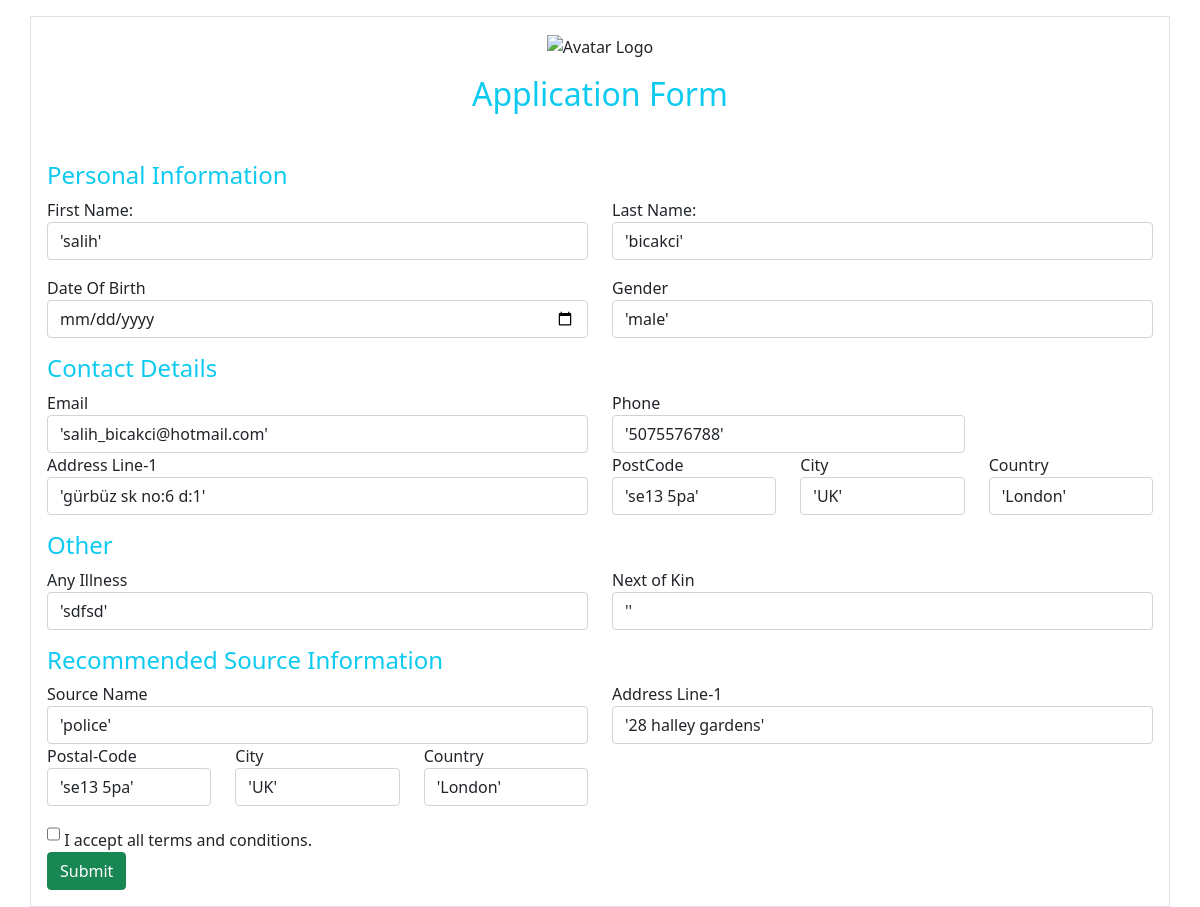
The app's page /applicationForm.php?id=3 (signed in) with its own data.
### tables this page shows
CREATE TABLE `Users` (
  `id` int(11) NOT NULL AUTO_INCREMENT COMMENT 'Primary Key',
  `name` varchar(255) DEFAULT NULL,
  `surname` varchar(255) DEFAULT NULL,
  `photo` blob,
  `roleId` int(11) DEFAULT NULL,
  `create_time` datetime DEFAULT NULL COMMENT 'Create Time',
  `password` varchar(255) DEFAULT NULL,
  `username` varchar(255) NOT NULL,
  PRIMARY KEY (`id`)
);

CREATE TABLE `Applications` (
  `id` int(11) NOT NULL AUTO_INCREMENT COMMENT 'Primary Key',
  `userId` int(11) DEFAULT NULL,
  `birthdate` datetime DEFAULT NULL,
  `genderId` int(11) DEFAULT NULL,
  `contactPhone` varchar(15) DEFAULT NULL,
  `contactEmail` varchar(50) DEFAULT NULL,
  `contactAddress` varchar(250) DEFAULT NULL,
  `contactPostCode` varchar(50) DEFAULT NULL,
  `contactCityId` int(11) DEFAULT NULL,
  `contactCountyId` int(11) DEFAULT NULL,
  `otherIllness` varchar(250) DEFAULT NULL,
  `otherNextofKin` varchar(250) DEFAULT NULL,
  `recSourceId` int(11) DEFAULT NULL,
  `recAddress` varchar(250) DEFAULT NULL,
  `recPostCode` varchar(50) DEFAULT NULL,
  `recCityId` int(11) DEFAULT NULL,
  `recCountyId` int(11) DEFAULT NULL,
  `create_time` datetime DEFAULT NULL COMMENT 'Create Time',
  PRIMARY KEY (`id`)
);

### applicationForm.php (the view, shortened to what this page needs)
<?php
	include 'connection.php';
  $id = 0;
  if( isset( $_GET['id']) )
  {
      $id= $_GET['id'];
  }
  $userId=$_SESSION['userId'];
  $sql = "SELECT * from Users u  WHERE u.Id=$userId";
  $result = mysqli_query($con, $sql);
  $row = mysqli_fetch_array($result, MYSQLI_ASSOC);
  $sql1 = "SELECT a.* from Users u  inner JOIN Applications a on u.id=a.userId  WHERE a.Id=$id";
  $result1 = mysqli_query($con, $sql1);
  $row1 = mysqli_fetch_array($result1, MYSQLI_ASSOC);
?>
<!doctype html>
<html lang="en">
  <head>
    <link href="https://cdn.jsdelivr.net/npm/bootstrap@5.0.2/dist/css/bootstrap.min.css" rel="stylesheet">
  </head>
  <body>
    <div class="container mt-3 border p-3">
    <form name="Nameform" action="applicationCrud.php" method="post">
          <div class="row jumbotron box8">
            <div class="col-sm-12 mx-t3 mb-4">
              <div class="row" style="display: block;text-align: center;">
             <img src="images/logo1.png" style="width: 100px;" alt="Avatar Logo" ></div>
              <h2 class="text-center text-info mt-3">Application Form</h2>
            </div>
            <h4 class="text-info mt-3">Personal Information</h4>
            <div class="col-sm-6 form-group">
              <label for="name-f">First Name:</label>
              <label class="form-control"><?php echo ($row['name']??"") ?></label>
            </div>
            <div class="col-sm-6 form-group">
              <label for="name-l">Last Name:</label>
              <label class="form-control"><?php echo ($row['surname']??"") ?></label>
            </div>
            <div class="col-sm-6 form-group mt-3">
              <label for="Date">Date Of Birth</label>
              <input type="date" name="birthdate" class="form-control" id="Date" value="<?php echo date('Y-m-d',strtotime($row1['birthdate']??"")) ?>"  required>
            </div>
            <div class="col-sm-6 form-group mt-3">
              <label for="sex">Gender</label>
              <?php
                    $result = $con->query("select id, name from Gender");
                    echo "<select  name='genderId' class='form-control'><option value=-1 selected>select</option>";
                    $gid=!isset($row1['genderId']) ? 0 : $row1['genderId'];
                    while ($row = $result->fetch_assoc()) {
                      $id = $row['id'];
                      $name = $row['name'];
                      $slct=$gid==$id? "selected":"";
                      echo '<option value="'.htmlspecialchars($id).'"  '.htmlspecialchars($slct).'>'.htmlspecialchars($name).'</option>';
                    }
                    echo "</select>";
              ?>
            </div>
            <h4 class="text-info mt-3">Contact Details</h4>
            <div class="col-sm-6 form-group">
              <label for="email">Email</label>
              <input type="email" class="form-control" name="contactEmail" id="email" value="<?php echo ($row1['contactEmail']??"") ?>" >
            </div>
            <div class="col-sm-4 form-group">
              <label for="tel">Phone</label>
              <input type="tel" name="contactPhone" class="form-control" id="tel" value="<?php echo ($row1['contactPhone']??"") ?>">
            </div>
            <div class="col-sm-6 form-group">
              <label for="address-1">Address Line-1</label>
              <input type="address" class="form-control" name="contactAddress" id="address-1" placeholder="Locality/House/Street no." required value="<?php echo ($row1['contactAddress']??"") ?>">
            </div>
            <div class="col-sm-2 form-group">
              <label for="zip">PostCode</label>
              <input type="zip" class="form-control" name="contactPostCode" id="zip" value="<?php echo ($row1['contactPostCode']??"") ?>">
            </div>
            <div class="col-sm-2 form-group">
              <label for="State">City</label>
              <?php
                    $result = $con->query("select id, name from Cities");
                    echo "<select  name='contactCityId' class='form-control'><option value=-1 selected>select</option>";
                    $gid=!isset($row1['contactCityId']) ? 0 : $row1['contactCityId'];
                    while ($row = $result->fetch_assoc()) {
                      $id = $row['id'];
                      $name = $row['name'];
                      $slct=$gid==$id? "selected":"";
                      echo '<option value="'.htmlspecialchars($id).'"  '.htmlspecialchars($slct).'>'.htmlspecialchars($name).'</option>';
                    }
                    echo "</select>";
              ?>
            </div>
            <div class="col-sm-2 form-group">
              <label for="Country">Country</label>
              <?php
                    $result = $con->query("select id, name from Counties");
                    echo "<select name='contactCountyId' class='form-control'><option value=-1 selected>select</option>";
                    $gid=!isset($row1['contactCountyId']) ? 0 : $row1['contactCountyId'];
                    while ($row = $result->fetch_assoc()) {
                      $id = $row['id'];
                      $name = $row['name'];
                      $slct=$gid==$id? "selected":"";
                      echo '<option value="'.htmlspecialchars($id).'"  '.htmlspecialchars($slct).'>'.htmlspecialchars($name).'</option>';
                    }
                    echo "</select>";
              ?>
            </div>
            <h4 class="text-info mt-3">Other</h4>
            <div class="col-sm-6 form-group">
              <label for="pass">Any Illness</label>
              <input type="Text" name="otherIllness" class="form-control" id="illness" value="<?php echo ($row1['otherIllness']??"") ?>">
            </div>
            <div class="col-sm-6 form-group">
              <label for="pass2">Next of Kin</label>
              <input type="Text" name="otherNextOfKin" class="form-control" id="nextOFKin" value="<?php echo ($row1['otherNextofKin']??"") ?>">
            </div>
            <h4 class="text-info mt-3">Recommended Source Information</h4>
            <div class="col-sm-6 form-group">
              <label for="pass">Source Name</label>
              <?php
                    $result = $con->query("select id, name from Sources");
                    echo "<select name='recSourceId' class='form-control'><option value=-1 selected>select</option>";
                    $gid=!isset($row1['recSourceId']) ? 0 : $row1['recSourceId'];
                    while ($row = $result->fetch_assoc()) {
                      $id = $row['id'];
                      $name = $row['name'];
                      $slct=$gid==$id? "selected":"";
                      echo '<option value="'.htmlspecialchars($id).'"  '.htmlspecialchars($slct).'>'.htmlspecialchars($name).'</option>';
                    }
                    echo "</select>";
              ?>
            </div>
            <div class="col-sm-6 form-group">
              <label for="address-1">Address Line-1</label>
              <input type="address" class="form-control" name="recAddress" id="address-1" placeholder="Locality/House/Street no." value="<?php echo ($row1['recAddress']??"") ?>">
            </div>
            <div class="col-sm-2 form-group">
              <label for="zip">Postal-Code</label>
              <input type="zip" class="form-control" name="recPostCode" id="recSourcePostCode" value="<?php echo ($row1['recPostCode']??"") ?>">
            </div>
            <div class="col-sm-2 form-group">
              <label for="State">City</label>
              <?php
                    $result = $con->query("select id, name from Cities");
                    echo "<select   name='recCityId' class='form-control'><option value=-1 selected>select</option>";
                    $gid=!isset($row1['recCityId']) ? 0 : $row1['recCityId'];
                    while ($row = $result->fetch_assoc()) {
                      $id = $row['id'];
                      $name = $row['name'];
                      $slct=$gid==$id? "selected":"";
                      echo '<option value="'.htmlspecialchars($id).'"  '.htmlspecialchars($slct).'>'.htmlspecialchars($name).'</option>';
                    }
                    echo "</select>";
              ?>
            </div>
            <div class="col-sm-2 form-group">
              <label for="Country">Country</label>
              <?php
                    $result = $con->query("select id, name from Counties");
                    echo "<select  name='recCountyId' class='form-control'><option value=-1 selected>select</option>";
                    $gid=!isset($row1['recCountyId']) ? 0 : $row1['recCountyId'];
                    while ($row = $result->fetch_assoc()) {
                      $id = $row['id'];
                      $name = $row['name'];
                      $slct=$gid==$id? "selected":"";
                      echo '<option value="'.htmlspecialchars($id).'"  '.htmlspecialchars($slct).'>'.htmlspecialchars($name).'</option>';
                    }
                    echo "</select>";
              ?>
            </div>
            <div class="col-sm-12">
              <input type="checkbox" class="form-check d-inline mt-3" id="chb" required><label for="chb" class="form-check-label mt-1">&nbsp;I accept all terms and conditions.
              </label>
            </div>
            <div class="col-sm-12 form-group mb-0">
              <button class="btn btn-success float-right">Submit</button>
            </div>
          </div>
        </form>
      </div>
  </body>
</html>

### records on screen
users: name "'salih'", surname "'bicakci'"
applications: contactEmail "'salih_bicakci@hotmail.com'", contactPhone "'5075576788'", contactAddress "'gürbüz sk no:6 d:1'", contactPostCode "'se13 5pa'", otherIllness "'sdfsd'", otherNextOfKin "''", recAddress "'28 halley gardens'", recPostCode "'se13 5pa'"

### other values on screen
form field genderId "'male'"
form field contactCityId "'UK'"
form field contactCountyId "'London'"
form field recSourceId "'police'"
form field recCityId "'UK'"
form field recCountyId "'London'"
